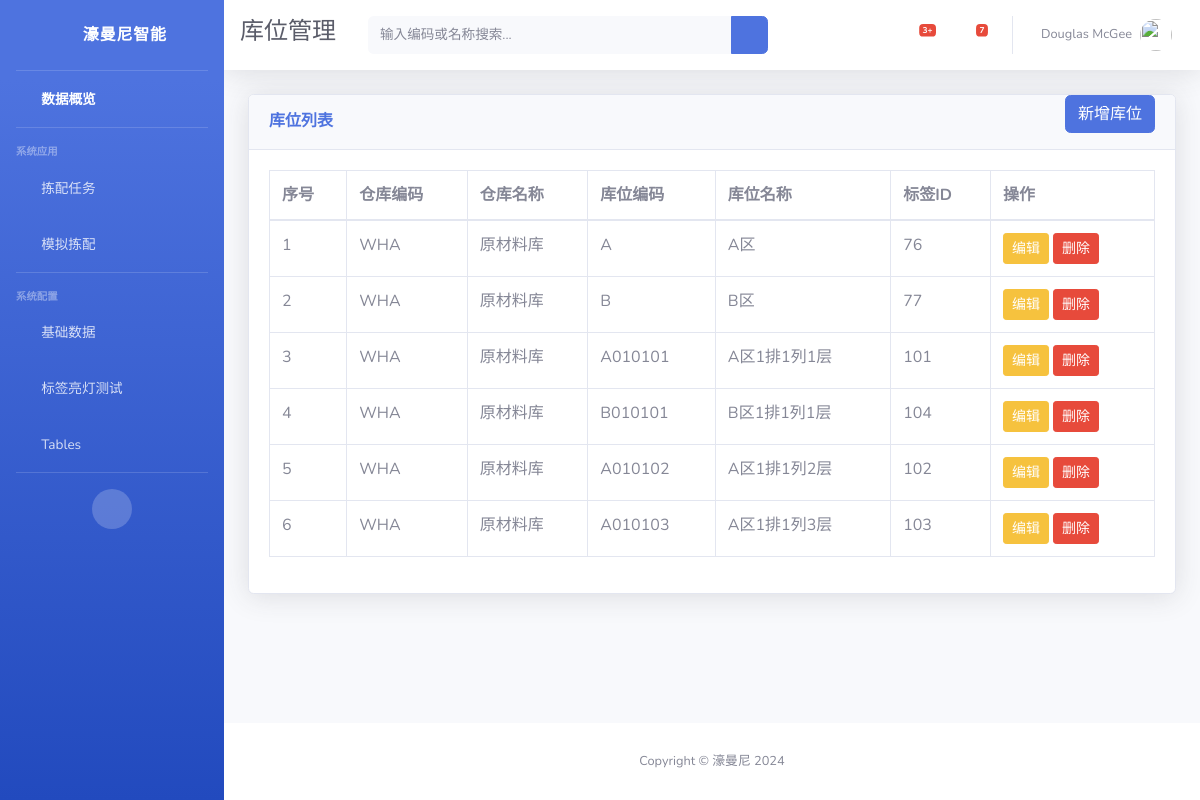
/ptl/locations/, run on the app's committed database.
### ptl/models.py (models this page shows, shortened)
class Location(models.Model):
    warehouse = models.ForeignKey(Warehouse, on_delete=models.CASCADE, verbose_name='所属仓库')
    label = models.ForeignKey('Label', on_delete=models.SET_NULL, blank=True, null=True, verbose_name='标签')
    name = models.CharField(max_length=50, blank=True, null=True, verbose_name='库位名称')
    code = models.CharField(max_length=50, blank=True, null=True, verbose_name='库位编号')
    parent_location = models.ForeignKey('self', on_delete=models.CASCADE, blank=True, null=True, verbose_name='父级库位')
    create_time = models.DateTimeField(auto_now_add=True, verbose_name='创建时间')
    update_time = models.DateTimeField(auto_now=True, verbose_name='更新时间')
    class Meta:
        verbose_name = '库位信息'
        verbose_name_plural = verbose_name

class Warehouse(models.Model):
    name = models.CharField(max_length=50, blank=True, null=True, verbose_name='仓库名称')
    code = models.CharField(max_length=50, blank=True, null=True, verbose_name='仓库编码')
    address = models.CharField(max_length=200, blank=True, null=True, verbose_name='仓库地址')
    company = models.CharField(max_length=50, blank=True, null=True, verbose_name='所属公司')
    create_time = models.DateTimeField(auto_now_add=True, verbose_name='创建时间')
    update_time = models.DateTimeField(auto_now=True, verbose_name='更新时间')
    class Meta:
        verbose_name = '仓库信息'
        verbose_name_plural = verbose_name

class Label(models.Model):
    type = models.CharField(max_length=50, blank=True, null=True, verbose_name='标签类型',
                            choices=(('section', '灯塔'), ('node', '标签')))
    code = models.CharField(max_length=50, blank=True, null=True, verbose_name='标签外部编码')
    internal_id = models.IntegerField(blank=True, null=True, unique=True, verbose_name='标签内部ID')
    create_time = models.DateTimeField(auto_now_add=True, verbose_name='创建时间')
    update_time = models.DateTimeField(auto_now=True, verbose_name='更新时间')
    class Meta:
        verbose_name = '标签信息'
        verbose_name_plural = verbose_name

### ptl/views.py (the view)
# urls.py: path('locations/', LocationListView.as_view(), name='location_list'),
class LocationListView(ListView):
    model = Location
    template_name = 'ptl/location_list.html'
    context_object_name = 'locations'
    extra_context = {"menu_title": "库位管理"}

### ptl/templates/ptl/location_list.html (shortened to what this page needs)
{% extends "base.html" %}
{% block topbar %}
    <form class="d-none d-sm-inline-block form-inline mr-auto ml-md-3 my-2 my-md-0 mw-100 navbar-search">
        <div class="input-group">
            <input type="text" class="form-control bg-light border-0 small" placeholder="输入编码或名称搜索..."
                   aria-label="Search" aria-describedby="basic-addon2">
            <div class="input-group-append">
                <button class="btn btn-primary" type="button">
                    <i class="fas fa-search fa-sm"></i>
                </button>
            </div>
        </div>
    </form>
{% endblock %}
{% block page_content %}
    <div class="card shadow mb-4">
        <div class="card-header py-0 d-flex justify-content-between align-items-center">
            <h6 class="m-0 font-weight-bold text-primary">库位列表</h6>
            <a href="{% url 'ptl:location_create' %}" class="btn btn-primary mb-3">新增库位</a>
        </div>
        <div class="card-body">
            <div class="table-responsive">
                <table class="table table-bordered" id="dataTable" width="100%" cellspacing="0">
                    <thead>
                    <tr>
                        <th>序号</th>
                        <th>仓库编码</th>
                        <th>仓库名称</th>
                        <th>库位编码</th>
                        <th>库位名称</th>
                        <th>标签ID</th>
                        <th>操作</th>
                    </tr>
                    </thead>
                    <tbody>
                    {% for location in locations %}
                        <tr>
                        <td>{{ forloop.counter }}</td>
                            <td>{{ location.warehouse.code }}</td>
                            <td>{{ location.warehouse.name }}</td>
                            <td>{{ location.code }}</td>
                            <td>{{ location.name }}</td>
                            <td>{{ location.label.internal_id }}</td>
                            <td>
                                <a href="{% url 'ptl:location_update' location.id %}"
                                   class="btn btn-sm btn-warning">编辑
                                </a>
                                <a class="btn btn-sm btn-danger"
                                   href="{% url 'ptl:location_delete' location.id %}"
                                   data-toggle="modal"
                                   data-target="#deleteLocationModal"
                                   data-id="{{ location.id }}"
                                   data-name="{{ location.name }}"
                                   data-url="{% url 'ptl:location_delete' location.id %}"
                                >删除
                                </a>
                            </td>
                        </tr>
                    {% endfor %}
                    </tbody>
                </table>
            </div>
        </div>
    </div>
{% endblock %}

### templates/base.html (shortened to what this page needs)
<!DOCTYPE html>
<html lang="en">
<head>
    <link href="/static/vendor/fontawesome-free/css/all.min.css" rel="stylesheet" type="text/css">
    <link href="/static/css/sb-admin-2.min.css" rel="stylesheet">
</head>
<body id="page-top">
<div id="wrapper">
    <ul class="navbar-nav bg-gradient-primary sidebar sidebar-dark accordion" id="accordionSidebar">
        <a class="sidebar-brand d-flex align-items-center justify-content-center" href="index.html">
            <div class="sidebar-brand-icon rotate-n-15">
                <i class="fas fa-fighter-jet"></i>
            </div>
            <div class="sidebar-brand-text mx-3">濠曼尼智能</div>
        </a>
        <hr class="sidebar-divider my-0">
        <li class="nav-item active">
            <a class="nav-link" href="{% url 'index' %}">
                <i class="fas fa-fw fa-tachometer-alt"></i>
                <span>数据概览</span></a>
        </li>
        <hr class="sidebar-divider">
        <div class="sidebar-heading">
            系统应用
        </div>
        <li class="nav-item">
            <a class="nav-link collapsed" href="#" data-toggle="collapse" data-target="#collapseTwo"
               aria-expanded="true" aria-controls="collapseTwo">
                <i class="fas fa-fw fa-cog"></i>
                <span>拣配任务</span>
            </a>
        </li>
        <li class="nav-item">
            <a class="nav-link collapsed" href="#" data-toggle="collapse" data-target="#collapseUtilities"
               aria-expanded="true" aria-controls="collapseUtilities">
                <i class="fas fa-fw fa-wrench"></i>
                <span>模拟拣配</span>
            </a>
        </li>
        <hr class="sidebar-divider">
        <div class="sidebar-heading">
            系统配置
        </div>
        <li class="nav-item">
            <a class="nav-link collapsed" href="#" data-toggle="collapse" data-target="#collapsePages"
               aria-expanded="true" aria-controls="collapsePages">
                <i class="fas fa-fw fa-folder"></i>
                <span>基础数据</span>
            </a>
        </li>
        <li class="nav-item">
            <a class="nav-link" href="{% url 'ptl:label_light_test' %}">
                <i class="fas fa-fw fa-chart-area"></i>
                <span>标签亮灯测试</span></a>
        </li>
        <li class="nav-item">
            <a class="nav-link" href="tables.html">
                <i class="fas fa-fw fa-table"></i>
                <span>Tables</span></a>
        </li>
        <hr class="sidebar-divider d-none d-md-block">
        <div class="text-center d-none d-md-inline">
            <button class="rounded-circle border-0" id="sidebarToggle"></button>
        </div>
    </ul>
    <div id="content-wrapper" class="d-flex flex-column">
        <div id="content">
            <nav class="navbar navbar-expand navbar-light bg-white topbar mb-4 static-top shadow">
                <div class="d-sm-flex align-items-center justify-content-between mb-4">
                    <h1 class="h4 mr-3 mt-4 text-gray-800">{{ menu_title | default:'濠曼尼智能亮灯拣配系统' }}</h1>
                </div>
                {% block topbar %} {% endblock %}
                <ul class="navbar-nav ml-auto">
                    <li class="nav-item dropdown no-arrow mx-1">
                        <a class="nav-link dropdown-toggle" href="#" id="alertsDropdown" role="button"
                           data-toggle="dropdown" aria-haspopup="true" aria-expanded="false">
                            <i class="fas fa-bell fa-fw"></i>
                            <span class="badge badge-danger badge-counter">3+</span>
                        </a>
                    </li>
                    <li class="nav-item dropdown no-arrow mx-1">
                        <a class="nav-link dropdown-toggle" href="#" id="messagesDropdown" role="button"
                           data-toggle="dropdown" aria-haspopup="true" aria-expanded="false">
                            <i class="fas fa-envelope fa-fw"></i>
                            <span class="badge badge-danger badge-counter">7</span>
                        </a>
                    </li>
                    <li class="nav-item dropdown no-arrow">
                        <a class="nav-link dropdown-toggle" href="#" id="userDropdown" role="button"
                           data-toggle="dropdown" aria-haspopup="true" aria-expanded="false">
                            <span class="mr-2 d-none d-lg-inline text-gray-600 small">Douglas McGee</span>
                            <img class="img-profile rounded-circle"
                                 src="/static/img/undraw_profile.svg">
                        </a>
                    </li>
                </ul>
            </nav>
            <div class="container-fluid">
                {% block page_content %} {% endblock %}
            </div>
        </div>
        <footer class="sticky-footer bg-white">
            <div class="container my-auto">
                <div class="copyright text-center my-auto">
                    <span>Copyright &copy; 濠曼尼 2024</span>
                </div>
            </div>
        </footer>
    </div>
</div>
</body>
</html>

### data on the page
Location: warehouse.code "WHA", warehouse.name "原材料库", code "A", name "A区", label.internal_id "76"
Location: warehouse.code "WHA", warehouse.name "原材料库", code "B", name "B区", label.internal_id "77"
Location: warehouse.code "WHA", warehouse.name "原材料库", code "A010101", name "A区1排1列1层", label.internal_id "101"
Location: warehouse.code "WHA", warehouse.name "原材料库", code "B010101", name "B区1排1列1层", label.internal_id "104"
Location: warehouse.code "WHA", warehouse.name "原材料库", code "A010102", name "A区1排1列2层", label.internal_id "102"
Location: warehouse.code "WHA", warehouse.name "原材料库", code "A010103", name "A区1排1列3层", label.internal_id "103"

### other printed values
{{ menu_title | default:'濠曼尼智能亮灯拣配系统' }} "库位管理"
